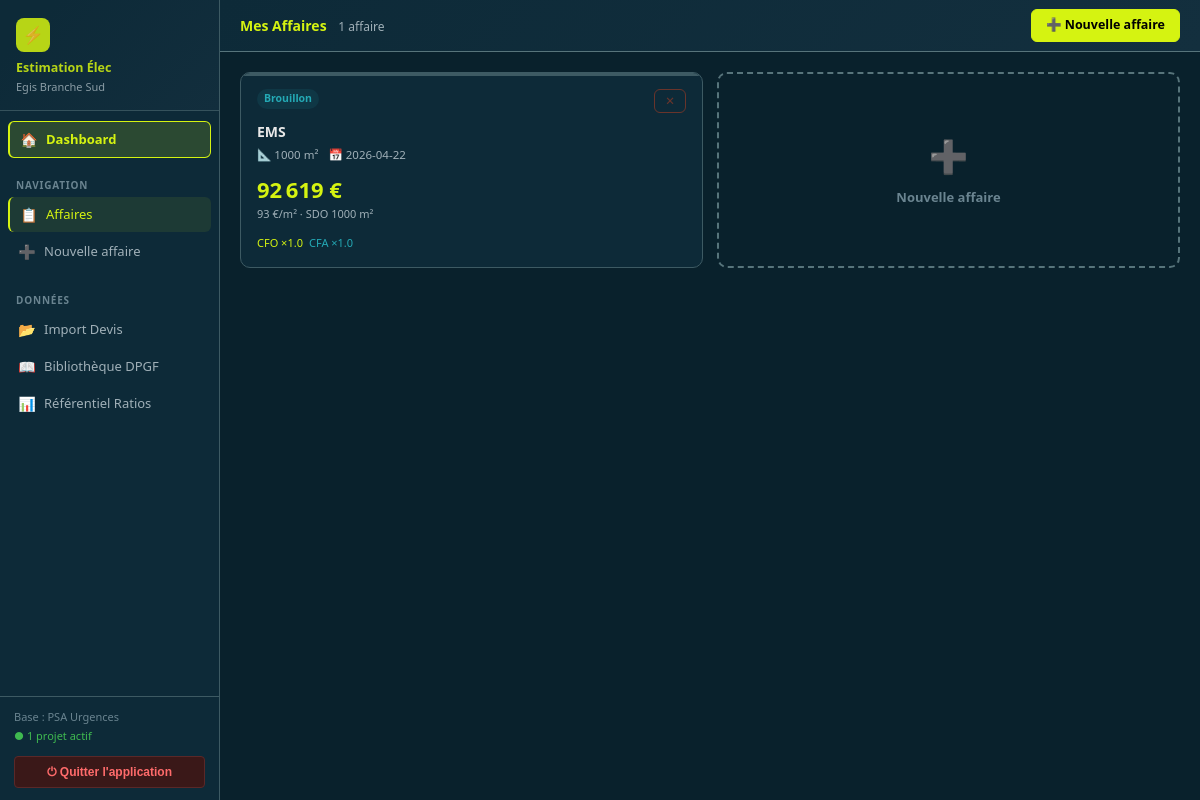
The page / on the database its author committed.
### tables this page shows
CREATE TABLE affaires (
                id                  INTEGER PRIMARY KEY AUTOINCREMENT,
                name                TEXT NOT NULL,
                client              TEXT,
                adresse             TEXT,
                date_creation       DATE DEFAULT CURRENT_DATE,
                surface_sdo         REAL NOT NULL DEFAULT 1000.0,
                category_id         INTEGER REFERENCES building_categories(id),
                coef_complexity_cfo REAL NOT NULL DEFAULT 1.0,
                coef_complexity_cfa REAL NOT NULL DEFAULT 1.0,
                coef_complexity_pv  REAL NOT NULL DEFAULT 1.0,
                coef_risque         REAL NOT NULL DEFAULT 0.0,
                taux_marge          REAL NOT NULL DEFAULT 0.0,
                statut              TEXT NOT NULL DEFAULT 'brouillon'
                    CHECK (statut IN ('brouillon', 'en_cours', 'finalise', 'archive')),
                notes               TEXT,
                created_at          DATETIME DEFAULT CURRENT_TIMESTAMP,
                updated_at          DATETIME DEFAULT CURRENT_TIMESTAMP
            , kva_cible        REAL DEFAULT 800.0, phase_etude       TEXT DEFAULT 'APD', taux_incertitude  REAL DEFAULT 0.0, taux_phase        REAL DEFAULT 3.0, total_estime_ht REAL);

### app.py (the view)
@app.route('/')
def index():
    affaires   = models.get_affaires()
    categories = models.get_categories()
    return render_template('index.html',
                           affaires=affaires,
                           categories=categories)

### app.py (called while the page is built)
@app.template_filter('eur')
def format_eur(value):
    if value is None or value == 0:
        return '—'
    return f"{float(value):,.0f} €".replace(',', '\u202f')

### models.py (called while the page is built)
def get_db():
    conn = sqlite3.connect(DB_PATH)
    conn.row_factory = sqlite3.Row
    conn.execute("PRAGMA foreign_keys = ON")
    return conn

def get_affaires() -> list:
    conn = get_db()
    try:
        rows = conn.execute("""
            SELECT a.*,
                   bc.name as category_name,
                   COALESCE(
                     a.total_estime_ht,
                     (SELECT SUM(al.total_ht) FROM affaire_lines al
                      WHERE al.affaire_id = a.id AND al.is_included = 1),
                     0
                   ) as total_ht
            FROM affaires a
            LEFT JOIN building_categories bc ON a.category_id = bc.id
            ORDER BY a.updated_at DESC
        """).fetchall()
        return [dict(r) for r in rows]
    finally:
        conn.close()

def get_categories() -> list:
    conn = get_db()
    try:
        return [dict(r) for r in conn.execute(
            "SELECT id, name FROM building_categories ORDER BY name"
        ).fetchall()]
    finally:
        conn.close()

### templates/index.html (shortened to what this page needs)
{% extends "base.html" %}
{% block topbar %}
<div class="topbar">
  <div>
    <span class="topbar-title">Mes Affaires</span>
    <span class="topbar-sub">{{ affaires|length }} affaire{% if affaires|length != 1 %}s{% endif %}</span>
  </div>
  <div class="topbar-actions">
    <a href="{{ url_for('affaire_new') }}" class="btn btn-primary">
      ➕ Nouvelle affaire
    </a>
  </div>
</div>
{% endblock %}
{% block content %}
<div class="content">
  {% if affaires %}
  <div class="affaires-grid">
    {% for a in affaires %}
    <div class="affaire-card" onclick="location.href='{{ url_for('affaire_view', affaire_id=a.id) }}'">
      <div style="display:flex;justify-content:space-between;align-items:flex-start;margin-bottom:8px">
        <span class="status-badge status-{{ a.statut }}">{{ a.statut|title }}</span>
        <button class="btn btn-sm btn-danger"
                onclick="event.stopPropagation(); deleteAffaire({{ a.id }}, '{{ a.name }}')"
                style="opacity:.5" title="Supprimer">✕</button>
      </div>
      <div class="affaire-card-title">{{ a.name }}</div>
      <div class="affaire-card-meta">
        <span>📐 {{ a.surface_sdo|int }} m²</span>
        <span>📅 {{ a.date_creation }}</span>
      </div>
      <div class="affaire-card-total">
        {% if a.total_ht and a.total_ht > 0 %}
          {{ a.total_ht | eur }}
        {% else %}
          <span style="color:var(--text-muted);font-size:14px">Non calculé</span>
        {% endif %}
      </div>
      {% if a.total_ht and a.surface_sdo %}
      <div class="affaire-card-sdo">
        {{ (a.total_ht / a.surface_sdo) | eur }}/m² · SDO {{ a.surface_sdo|int }} m²
      </div>
      {% endif %}
      <div style="margin-top:12px;display:flex;gap:6px;flex-wrap:wrap">
        <span style="font-size:11px;color:var(--lot-cfo)">CFO ×{{ a.coef_complexity_cfo }}</span>
        <span style="font-size:11px;color:var(--lot-cfa)">CFA ×{{ a.coef_complexity_cfa }}</span>
      </div>
    </div>
    {% endfor %}
    <a href="{{ url_for('affaire_new') }}"
       style="display:flex;flex-direction:column;align-items:center;justify-content:center;
              border:2px dashed var(--border);border-radius:10px;padding:32px;
              color:var(--text-muted);text-decoration:none;transition:all .15s"
       onmouseover="this.style.borderColor='var(--accent)';this.style.color='var(--accent)'"
       onmouseout="this.style.borderColor='var(--border)';this.style.color='var(--text-muted)'">
      <div style="font-size:32px;margin-bottom:8px">➕</div>
      <div style="font-size:13px;font-weight:600">Nouvelle affaire</div>
    </a>
  </div>
  {% endif %}
</div>
{% endblock %}

### static/css/style.css (style rules this page uses)
:root { --bg: #09212C; --bg2: #0d2a38; --bg3: #132f3e; --border: #57747B; --border-light: #3d5a63; --lot: #804A3D; --subtitle: #DDC0B9; --accent: #D5F311; --accent2: #24A9B5; --red: #C53F1F; --orange: #f5a623; --green: #3fb950; --text: #e8e8e8; --text2: #a0b0b8; --text-muted: #6a8490; --accent-bg: rgba(213,243,17,.10); --accent2-bg: rgba(36,169,181,.10); --red-bg: rgba(197,63,31,.12); --orange-bg: rgba(245,166,35,.12); --green-bg: rgba(63,185,80,.12); --lot-cfo: var(--accent); --lot-cfa: var(--accent2); --lot-pv: var(--orange); --radius: 6px; --radius-lg: 10px; --shadow: 0 4px 20px rgba(0,0,0,.5); --shadow-sm: 0 2px 10px rgba(0,0,0,.35); --transition: 150ms ease; }
*, *::before, *::after { box-sizing: border-box; margin: 0; padding: 0; }
html { font-size: 14px; }
body { font-family: 'Segoe UI', system-ui, -apple-system, sans-serif; background: var(--bg); color: var(--text); line-height: 1.5; min-height: 100vh; }
a { color: var(--accent2); text-decoration: none; }
.topbar { background: linear-gradient(135deg, var(--bg2), var(--bg3)); border-bottom: 1px solid var(--border); padding: 0 20px; height: 52px; display: flex; align-items: center; justify-content: space-between; position: sticky; top: 0; z-index: 50; }
.topbar-title { font-size: 14px; font-weight: 700; color: var(--accent); }
.topbar-sub { font-size: 12px; color: var(--text2); margin-left: 8px; }
.topbar-actions { display: flex; align-items: center; gap: 6px; flex-wrap: wrap; }
.btn { display: inline-flex; align-items: center; gap: 5px; padding: 6px 14px; border-radius: var(--radius); font-size: 12.5px; font-weight: 500; cursor: pointer; border: 1px solid var(--border); background: var(--bg3); color: var(--text); transition: all var(--transition); white-space: nowrap; text-decoration: none; }
.btn-primary { background: var(--accent); color: #000; border-color: var(--accent); font-weight: 700; }
.btn-danger { background: transparent; color: var(--red); border-color: var(--red); }
.btn-sm { padding: 4px 10px; font-size: 11.5px; }
.content { padding: 20px; flex: 1; }
.affaires-grid { display: grid; grid-template-columns: repeat(auto-fill, minmax(310px, 1fr)); gap: 14px; }
.affaire-card { background: var(--bg2); border: 1px solid var(--border-light); border-radius: var(--radius-lg); padding: 16px; cursor: pointer; transition: all var(--transition); position: relative; overflow: hidden; }
.affaire-card::before { content: ''; position: absolute; top: 0; left: 0; width: 100%; height: 3px; background: var(--border-light); transition: background var(--transition); }
.affaire-card-title { font-size: 14px; font-weight: 700; color: var(--text); margin-bottom: 4px; }
.affaire-card-meta { font-size: 11.5px; color: var(--text2); display: flex; gap: 10px; flex-wrap: wrap; margin-bottom: 10px; }
.affaire-card-total { font-size: 22px; font-weight: 700; color: var(--accent); font-variant-numeric: tabular-nums; }
.affaire-card-sdo { font-size: 11px; color: var(--text2); }
.status-badge { display: inline-flex; align-items: center; padding: 2px 7px; border-radius: 20px; font-size: 10.5px; font-weight: 600; }
.status-brouillon { background: var(--accent2-bg); color: var(--accent2); }

### rows shown on the page
affaires: statut "Brouillon", name "EMS", surface_sdo "1000", date_creation "2026-04-22", total_ht|eur "92 619 €", (a.total_ht/a.surface_sdo)|eur "93 €", coef_complexity_cfo "1.0", coef_complexity_cfa "1.0"

### other values the page prints
{{ affaires|length }} "1"
